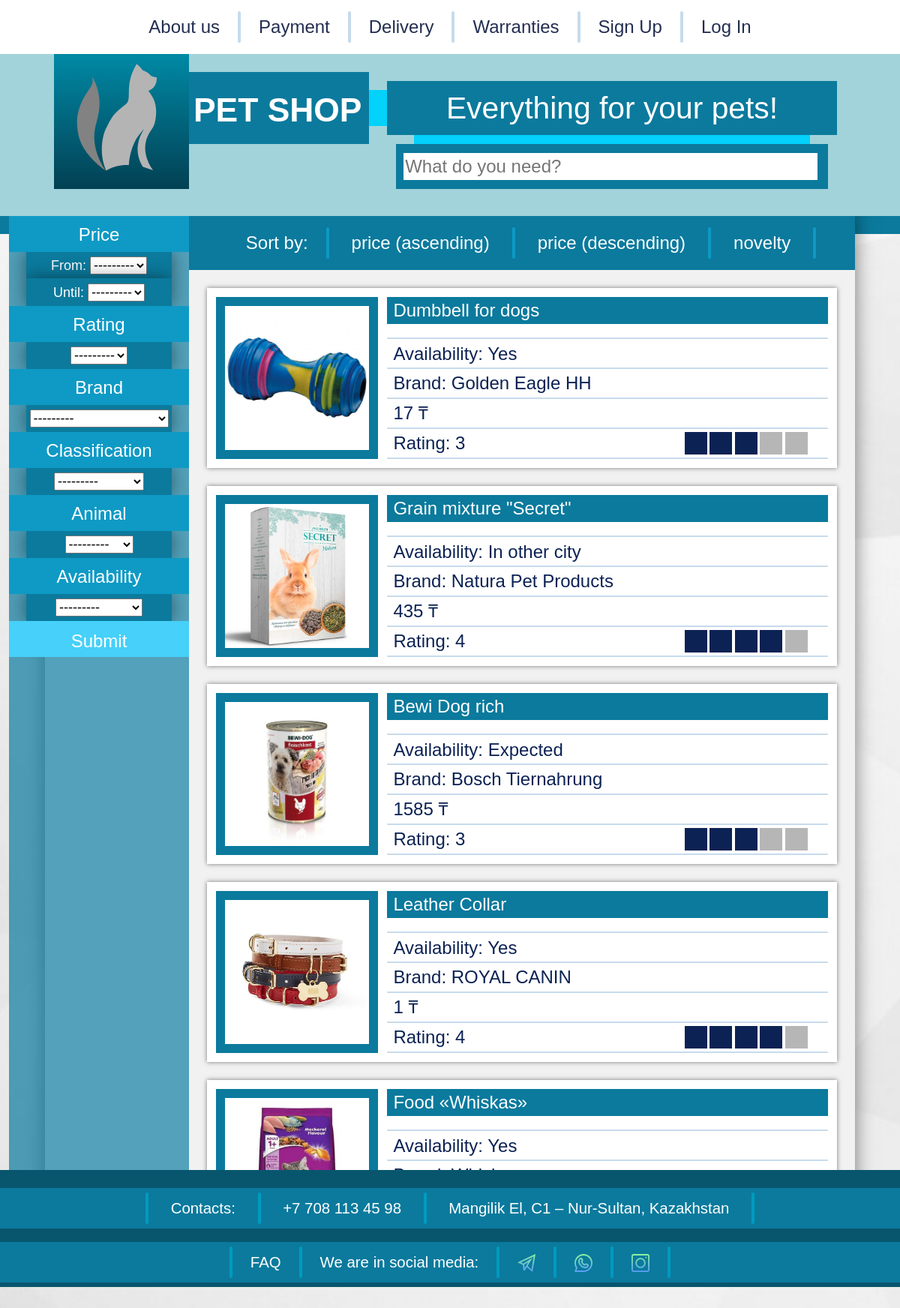
Page /search/search_by_stats/ on the committed database.
### petshop1/apps/petshop/models.py (models this page shows, shortened)
class Product(models.Model):
    name = models.CharField('name of product', max_length=50)
    image = models.ImageField('url for picture of product', null=True, blank=True)
    description = models.TextField('description of product')
    rating = models.IntegerField('rating', default=0, validators=[MaxValueValidator(5), MinValueValidator(0)])
    price = models.IntegerField('price', default=0, validators=[MinValueValidator(0)])
    brand = models.CharField('brand name', max_length=50, choices=choicesbrand)
    animal = models.CharField('animal', max_length=50, choices=choicesanimal)
    classification = models.CharField('classification', max_length=50, choices=choicesclass)
    availability = models.CharField('availability of product', max_length=20, choices=choicesavail)
    novelty = models.DateTimeField(auto_now_add=True)
    path3D = models.CharField('path dor 3D', max_length=50, null=True, blank=True)
    @property
    def imageURL(self):
        try:
            url = self.image.url
        except:
            url = ''
        return url
    class Meta:
        verbose_name_plural = "products"

### petshop1/apps/petshop/views.py (the view)
# urls.py: path('search/search_by_stats/', views.search_by_stats, name='search_by_stats'),
def search_by_stats(request):
    products = Product.objects.all()
    myFilter = ProductFilter(request.GET, queryset=products)
    products = myFilter.qs
    context = {'products': products, 'myFilter': myFilter}
    return render(request, 'Search_by_stats.html', context)

### templates/Search_by_stats.html (shortened to what this page needs)
{% extends 'Main.html' %}
{% block content %}
        <div class = "main" style = "height: 110vw">
          <div  style = "position:absolute; top: 0.5vw;">
            <div style = "background-color: rgba(11, 122, 157, 0.7); width:20vw; height: 110vw; position: absolute; left:-4vw; color: white; font-size: 2vw;">
                <form method="GET">
            <div style = "background-color: rgb(14, 154, 197); width:20vw; height: 4vw; position: relative; color: white; font-size: 2vw; text-align: center; z-index: 10;"><p style = "padding-top: 0.55vw;">Price</p></div>
                    <div style="background-color: rgb(11, 122, 157); width:16vw; height: 3vw; position: relative; left: 2vw; box-shadow: 0 0 2vw rgba(0,0,0,0.5); outline: 1px solid rgb(11, 122, 157); border: none; text-align: center; font-size: 1.5vw; color: white; white-space: nowrap;padding-top: 0.4vw">
                      <label>From:</label>
                        {{ myFilter.form.price__gt }}
                   </div>
                    <div style="background-color: rgb(11, 122, 157); width:16vw; height: 3vw; position: relative; left: 2vw; box-shadow: 0 0 2vw rgba(0,0,0,0.5); outline: 1px solid rgb(11, 122, 157); border: none; text-align: center; font-size: 1.5vw; color: white; white-space: nowrap;padding-top: 0.4vw">
                       <p >Until: {{ myFilter.form.price__lt }}</p>
                   </div>
             <div style = "background-color: rgb(14, 154, 197); width:20vw; height: 4vw; position: relative; color: white; font-size: 2vw; text-align: center; z-index: 10;"><p style = "padding-top: 0.55vw;">Rating</p></div>
                   <div style="background-color: rgb(11, 122, 157); width:16vw; height: 3vw; position: relative; left: 2vw; box-shadow: 0 0 2vw rgba(0,0,0,0.5); outline: 1px solid rgb(11, 122, 157); border: none; text-align: center; font-size: 1.5vw; color: white; white-space: nowrap;padding-top: 0.4vw">
                       <p ><span style="size: 3px;">{{ myFilter.form.rating }}</span></p>
                   </div>
            <div style = "background-color: rgb(14, 154, 197); width:20vw; height: 4vw; position: relative; color: white; font-size: 2vw; text-align: center; z-index: 10;"><p style = "padding-top: 0.55vw;">Brand</p></div>
                    <div style="background-color: rgb(11, 122, 157); width:16vw; height: 3vw; position: relative; left: 2vw; box-shadow: 0 0 2vw rgba(0,0,0,0.5); outline: 1px solid rgb(11, 122, 157); border: none; text-align: center; font-size: 1.5vw; color: white; white-space: nowrap;padding-top: 0.4vw">
                        {{ myFilter.form.brand }}
                   </div>
            <div style = "background-color: rgb(14, 154, 197); width:20vw; height: 4vw; position: relative; color: white; font-size: 2vw; text-align: center; z-index: 10;"><p style = "padding-top: 0.55vw;">Classification</p></div>
                    <div style="background-color: rgb(11, 122, 157); width:16vw; height: 3vw; position: relative; left: 2vw; box-shadow: 0 0 2vw rgba(0,0,0,0.5); outline: 1px solid rgb(11, 122, 157); border: none; text-align: center; font-size: 1.5vw; color: white; white-space: nowrap;padding-top: 0.4vw">
                        {{ myFilter.form.classification }}
                   </div>
            <div style = "background-color: rgb(14, 154, 197); width:20vw; height: 4vw; position: relative; color: white; font-size: 2vw; text-align: center; z-index: 10;"><p style = "padding-top: 0.55vw;">Animal</p></div>
                    <div style="background-color: rgb(11, 122, 157); width:16vw; height: 3vw; position: relative; left: 2vw; box-shadow: 0 0 2vw rgba(0,0,0,0.5); outline: 1px solid rgb(11, 122, 157); border: none; text-align: center; font-size: 1.5vw; color: white; white-space: nowrap;padding-top: 0.4vw">
                        {{ myFilter.form.animal }}
                   </div>
            <div style = "background-color: rgb(14, 154, 197); width:20vw; height: 4vw; position: relative; color: white; font-size: 2vw; text-align: center; z-index: 10;"><p style = "padding-top: 0.55vw;">Availability</p></div>
                    <div style="background-color: rgb(11, 122, 157); width:16vw; height: 3vw; position: relative; left: 2vw; box-shadow: 0 0 2vw rgba(0,0,0,0.5); outline: 1px solid rgb(11, 122, 157); border: none; text-align: center; font-size: 1.5vw; color: white; white-space: nowrap;padding-top: 0.4vw">
                        {{ myFilter.form.availability }}
                   </div>
        <button class ="button-old" style = "background-color: rgb(70, 208, 250); width:20vw; height: 4vw; position: relative; color: white; font-size: 2vw; text-align: center; z-index: 10 ; outline: none;border: none; padding-top: 0.55vw; " type="submit">Submit</button>
                </form>
</div>
<div  style = "width:74vw; height: 6vw; position: absolute; left:16vw; background-color: rgb(255, 255, 255); font-size: 2vw; display: flex;justify-content: center; align-items: center; background-color: rgb(11, 122, 157);">
  <p style = "display: block;margin: 2vw; color: white">Sort by:</p>
    <div style = "background-color: rgb(13, 153, 196); width:4px; height: 3.5vw; border-radius: 2px;"></div>
    <form method="get" action="{% url 'price_asc' %}">
        <button type="submit" class = "button-text" style="background-color: rgb(11,122,157); display: block;margin: 2vw; color: white; outline: none; border: none;">price (ascending)</button>
    </form>
    <div style = "background-color: rgb(13, 153, 196); width:4px; height: 3.5vw; border-radius: 2px;"></div>
    <form method="get" action="{% url 'price_desc' %}">
        <button type="submit" class = "button-text"  style="background-color: rgb(11,122,157); display: block;margin: 2vw; color: white; outline: none; border: none;">price (descending)</button>
    </form>
  <div style = "background-color: rgb(13, 153, 196); width:4px; height: 3.5vw; border-radius: 2px;"></div>
    <form method="get" action="{% url 'novelty' %}">
        <button type="submit" class = "button-text"  style="background-color: rgb(11,122,157); display: block;margin: 2vw; color: white; outline: none; border: none;">novelty</button>
    </form>
  <div style = "background-color: rgb(13, 153, 196); width:4px; height: 3.5vw; border-radius: 2px;"></div>
</div>
            <div style = "width:74vw; height: 100vw; position: absolute; left:16vw; top: 6vw; background-color: rgb(241, 241, 241); font-size: 2vw; overflow-y: scroll; overflow-x: hidden; ">
            {% for product in products %}
              <a href = "{% url 'buy' product.id %}" id="{{ product.price }}">
                <div class ="button-old" style="background-color: rgb(255, 255, 255); width:70vw; height: 20vw; position: relative; left: 0vw; font-size: 1.5vw; color: white; white-space: nowrap; margin: 2vw; box-shadow: 0 0 0.5vw rgba(0,0,0,0.5);">
                    <div style = " width: 18vw; height: 18vw; position: relative; top: 1vw; left: 1vw; background-color:rgb(11, 122, 157);"><img style = "width: 16vw; height: 16vw; position: relative; top: 1vw; left: 1vw;" src ="{{ product.imageURL }}" ></div>
                    <div style = " width:49vw; height: 3vw; position: relative; background-color: rgb(11, 122, 157); top: -17.4vw; left: 20vw;"><p style = "margin-top:0.4vw; padding-left:0.7vw; font-size: 2vw; color: rgb(255, 255, 255);">{{ product.name }}</p></div>
                    <div style=" width:70vw; height: 20vw; position: relative; left: 0vw; top: -16vw; left: 2vw; color: rgb(107, 107, 107);">
                        <div style = "background-color: rgb(198, 219, 236); width:49vw; height: 0.2vw; position: relative; border-radius: 0.3vw; left: 18vw; top: 0.1vw"></div>
                        <div style = " width:49vw; height: 3vw; position: relative; top: -0.200vw; left: 18vw"><p style = "margin-top:0.4vw; padding-left:0.7vw; font-size: 2vw; color: rgb(12, 34, 84);">Availability: {{ product.availability }}</p></div>
                        <div style = "background-color: rgb(198, 219, 236); width:49vw; height: 0.2vw; position: relative; border-radius: 0.3vw; left: 18vw; top: -0.175vw"></div>
                        <div style = " width:49vw; height: 3vw; position: relative; top: -0.475vw; left: 18vw"><p style = "margin-top:0.4vw; padding-left:0.7vw; font-size: 2vw; color: rgb(12, 34, 84);">Brand: {{ product.brand }}</p></div>
                        <div style = "background-color: rgb(198, 219, 236); width:49vw; height: 0.2vw; position: relative; border-radius: 0.3vw; left: 18vw; top: -0.45vw"></div>
                        <div style = " width:49vw; height: 3vw; position: relative; top: -0.75vw; left: 18vw" class="price-" id="{{ product.price }}"><p style = "margin-top:0.4vw; padding-left:0.7vw; font-size: 2vw; color: rgb(12, 34, 84);">{{ product.price }} ₸ </p></div>
                        <div style = "background-color: rgb(198, 219, 236); width:49vw; height: 0.2vw; position: relative; border-radius: 0.3vw; left: 18vw; top: -0.725vw"></div>
                        <div style = " width:49vw; height: 3vw; position: relative; top: -1.025vw; left: 18vw"><p style = "margin-top:0.4vw; padding-left:0.7vw; font-size: 2vw; color: rgb(12, 34, 84);">Rating: {{ product.rating }}</p></div>
                        <div style = "background-color: rgb(198, 219, 236); width:49vw; height: 0.2vw; position: relative; border-radius: 0.3vw; left: 18vw; top: -1vw"></div>
                    </div>
                    <div style = "display: flex; justify-content: center; align-items: center; position: relative; left:24.75vw; top: -25.4vw">
                        <div id = "1_Rate_{{ product.id }}" style = "display:block; margin-left:0.3vw; width: 2.5vw; height: 2.5vw; background-color: rgb(182, 182, 182);"></div>
                        <div id = "2_Rate_{{ product.id }}" style = "display:block; margin-left:0.3vw; width: 2.5vw; height: 2.5vw; background-color: rgb(182, 182, 182);"></div>
                        <div id = "3_Rate_{{ product.id }}" style = "display:block; margin-left:0.3vw; width: 2.5vw; height: 2.5vw; background-color: rgb(182, 182, 182);"></div>
                        <div id = "4_Rate_{{ product.id }}" style = "display:block; margin-left:0.3vw; width: 2.5vw; height: 2.5vw; background-color: rgb(182, 182, 182);"></div>
                        <div id = "5_Rate_{{ product.id }}" style = "display:block; margin-left:0.3vw; width: 2.5vw; height: 2.5vw; background-color: rgb(182, 182, 182);"></div>
                    </div>
                </div>
              </a>
                {% endfor %}
            </div>
          </div>
            </div>
        </div>
        <div class = "footer" style ="position: absolute; top: 130vw">
            <div style = "background-color: rgb(11, 122, 157); width:100%; height: 4.5vw; position: relative; top: 2vw; display: flex; justify-content: center; align-items: center; font-size: 1.7vw; color: white;">
                <div style = "background-color: rgb(0, 155, 192); width:4px; height: 3.5vw; border-radius: 2px;"></div>
                <p style = "display: block;margin: 2vw;"> Contacts: </p>
                <div style = "background-color: rgb(0, 155, 192); width:4px; height: 3.5vw; border-radius: 2px;"></div>
                <p style = "display: block;margin: 2vw;"><a href="tel:87081134598" style="color: white"> +7 708 113 45 98 </a></p>
                <div style = "background-color: rgb(0, 155, 192); width:4px; height: 3.5vw; border-radius: 2px;"></div>
                <p style = "display: block;margin: 2vw;"> Mangilik El, C1 – Nur-Sultan, Kazakhstan </p>
                <div style = "background-color: rgb(0, 155, 192); width:4px; height: 3.5vw; border-radius: 2px;"></div>
            </div>
            <div style = "background-color: rgb(11, 122, 157); width:100%; height: 4.5vw; position: relative; top: 3.5vw; display: flex; justify-content: center; align-items: center; font-size: 1.7vw; color: white;">
                <div style = "background-color: rgb(0, 155, 192); width:4px; height: 3.5vw; border-radius: 2px;"></div>
                <p style = "display: block;margin: 2vw;">FAQ</p>
                <div style = "background-color: rgb(0, 155, 192); width:4px; height: 3.5vw; border-radius: 2px;"></div>
                <p style = "display: block;margin: 2vw;">We are in social media:</p>
                <div style = "background-color: rgb(0, 155, 192); width:4px; height: 3.5vw; border-radius: 2px;"></div>
                <p style = "display: block;margin: 2vw;">
                    <a href="https://t.me/aitu2020info"><img src="/static/Resourses/logo/telegram.svg" style="width: 2vw;"></a>
                </p>
                <div style = "background-color: rgb(0, 155, 192); width:4px; height: 3.5vw; border-radius: 2px;"></div>
                <p style = "display: block;margin: 2vw;">
                    <a href="https://wa.me/87017050582"><img src="/static/Resourses/logo/whatsapp.svg" style="width: 2vw;"></a></p>
                <div style = "background-color: rgb(0, 155, 192); width:4px; height: 3.5vw; border-radius: 2px;"></div>
                <p style = "display: block;margin: 2vw;">
                    <a href="instagram.com"><img src="/static/Resourses/logo/insta.svg" style="width: 2vw;"></a></p>
                <div style = "background-color: rgb(0, 155, 192); width:4px; height: 3.5vw; border-radius: 2px;"></div>
            </div>
        </div>
{% endblock %}

### static/Style.css (style rules this page uses)
body { background-image:url("Resourses/Background 3.jpg"); margin: 0px; background-attachment: fixed; background-position: center; background-repeat: no-repeat; background-size: cover; font-family: 'Oswald', sans-serif !important; font-weight: bold; }
.footer { width: 100%; height: 13vw; position:absolute; top: 200vw; background-color: rgb(8, 86, 110); z-index:1; }
.main { background-color: white; width: 90vw; height: 200vw; margin: auto; box-shadow: 0 0 2vw rgba(0,0,0,0.5); z-index: 0; }
a { transition: color .2s; text-decoration: none !important; }
.button-old { transition: background-color 0.1s, box-shadow 0.2s; }
.button-text { transition: text-shadow .2s, color .2s; text-shadow: 0 0 1vw rgba(0, 0, 0, 0.0); }

### static/main.css (style rules this page uses)
body { background-color: hsl(0, 0%, 98%); }

### rows in the picture
Product: imageURL (picture), name "Dumbbell for dogs", availability "Yes", brand "Golden Eagle HH", price "17", rating "3"
Product: imageURL (picture), name "Grain mixture \"Secret\"", availability "In other city", brand "Natura Pet Products", price "435", rating "4", {{ product.id }} 2 (drawn)
Product: imageURL (picture), name "Bewi Dog rich", availability "Expected", brand "Bosch Tiernahrung", price "1585", rating "3"
Product: imageURL (picture), name "Leather Collar", availability "Yes", brand "ROYAL CANIN", price "1", rating "4"
Product: imageURL (picture), name "Food «Whiskas»", availability "Yes"
